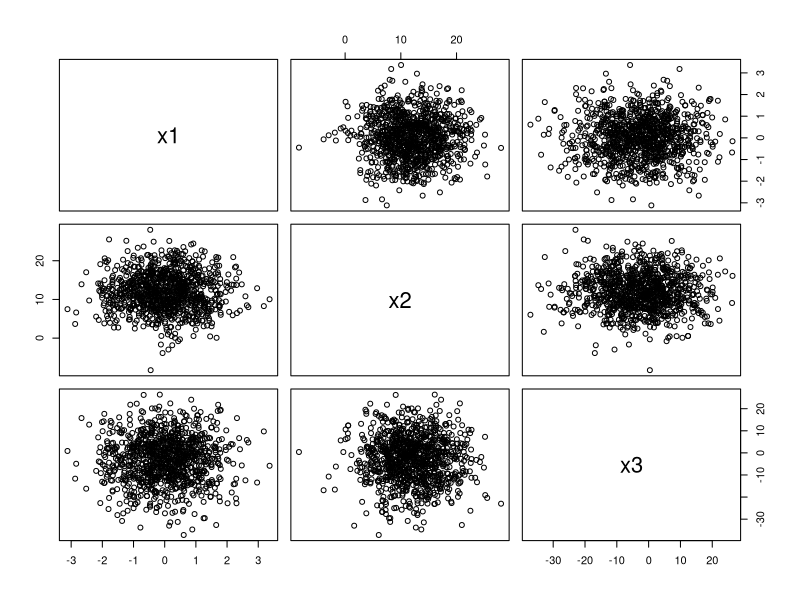
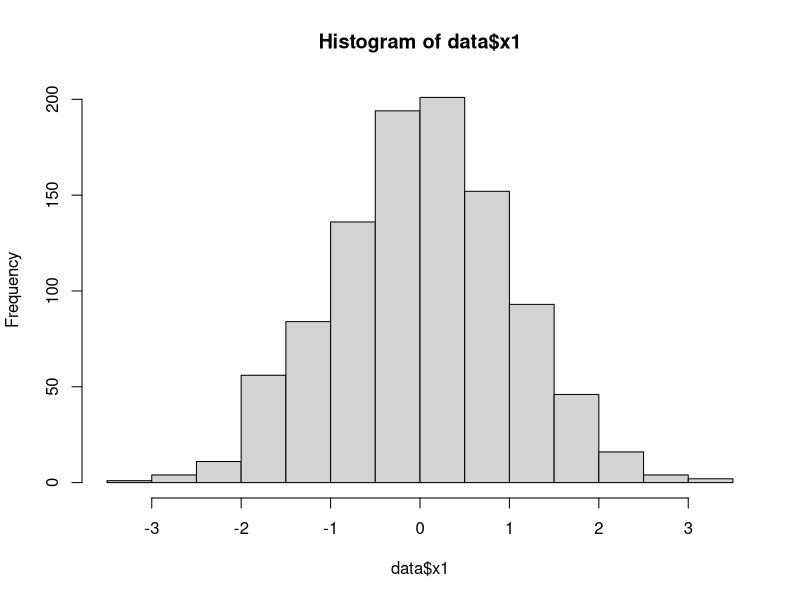
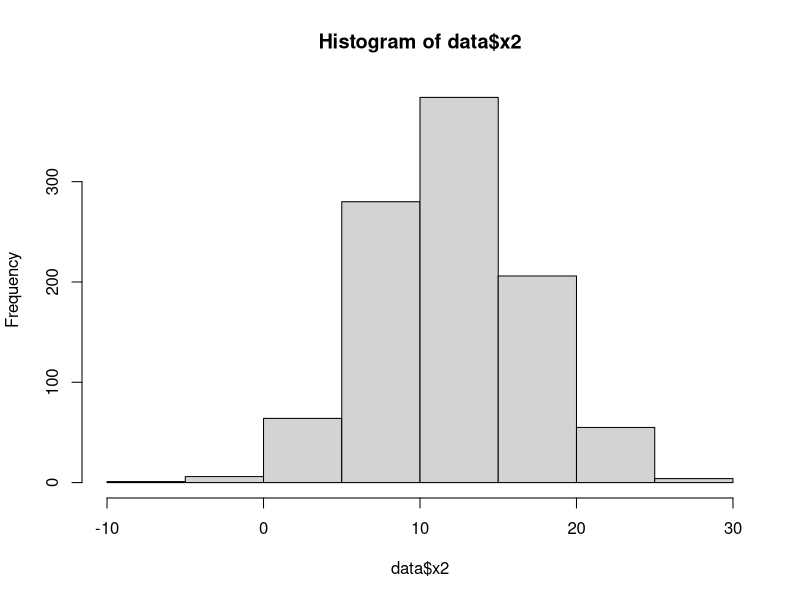
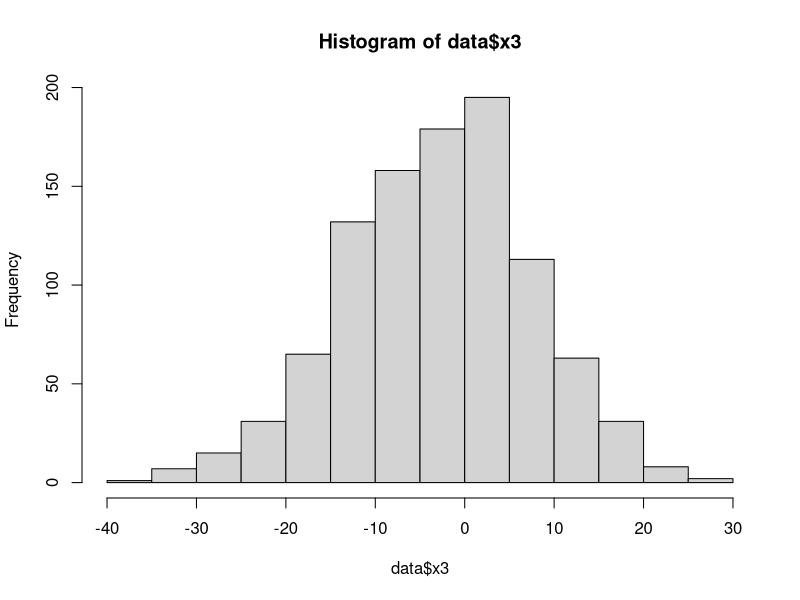
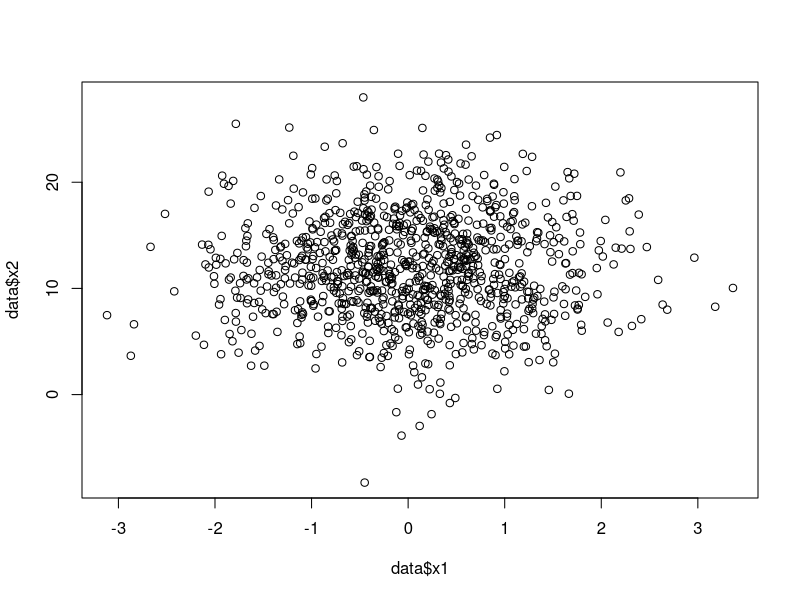
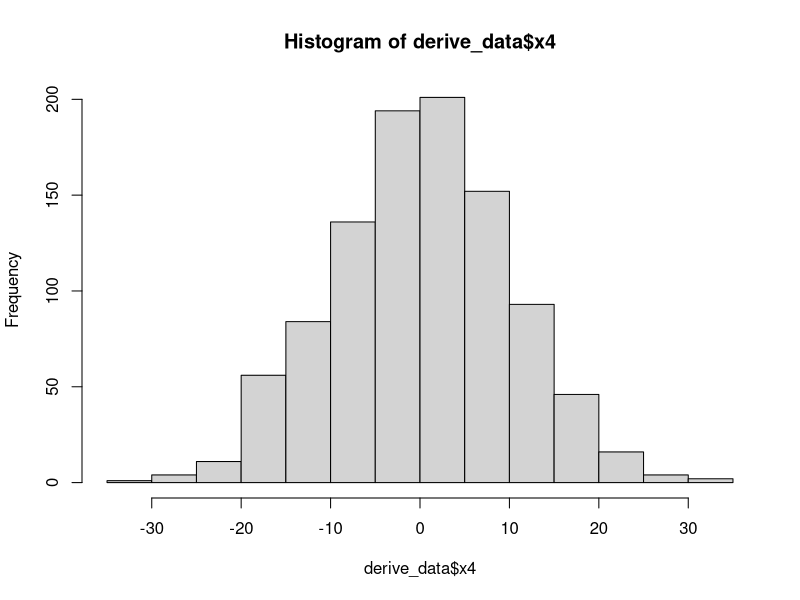
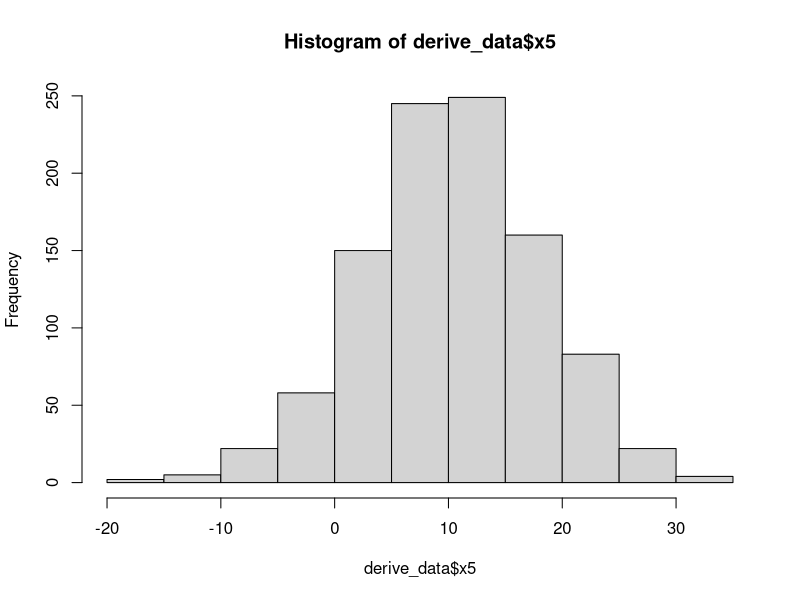
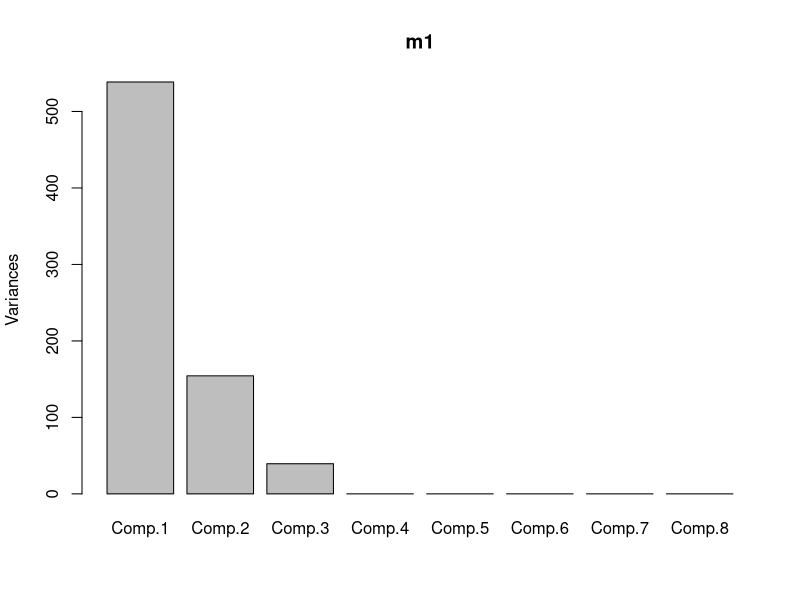

The R script that drew these images, in order:
## 原始数据
n <- 1000
set.seed(4546576)
data <- data.frame(x1 = rnorm(n), 
                   x2 = rnorm(n, mean=12,sd=5), 
                   x3 = 3*rnorm(n, mean=-1,sd=3.5))
# data <- data.frame(x1 = rnorm(n), 
#                    x2 = rnorm(n), 
#                    x3 = rnorm(n))

pairs(data)
cor(data)
hist(data$x1)
hist(data$x2)
hist(data$x3)

plot(data$x1, data$x2)

## 衍生数据
derive_data <- cbind(data,
                     x4=10*jitter(data$x1), 
                     x5=jitter(data$x2+0.6*data$x3),
                     x6=12*jitter(data$x1),
                     x7=16*jitter(data$x1),
                     x8=7*jitter(data$x1))
cor(derive_data)
hist(derive_data$x4)
hist(derive_data$x5)

# 方案1 直接pca
m1 <- princomp(derive_data)
summary(m1)
plot(m1)

# 方案2 使用关联系数
m2 <- princomp(covmat = cor(derive_data))
summary(m2)
plot(m2)

# 方案3 01正规化
minMaxScale <- function(data) {
  max_list <- apply(data,2,max)
  min_list <- apply(data,2,min)
  range_list <- max_list - min_list
  
  scale_data <- data
  for(i in 1:ncol(scale_data)) {
    scale_data[,i] <- (scale_data[,i] - min_list[i])/range_list[i]
  }
  return(scale_data)
}
scale_data <- minMaxScale(derive_data)
m3 <- princomp(scale_data)
summary(m3)
plot(m3)

# 方法4 标准正规化




